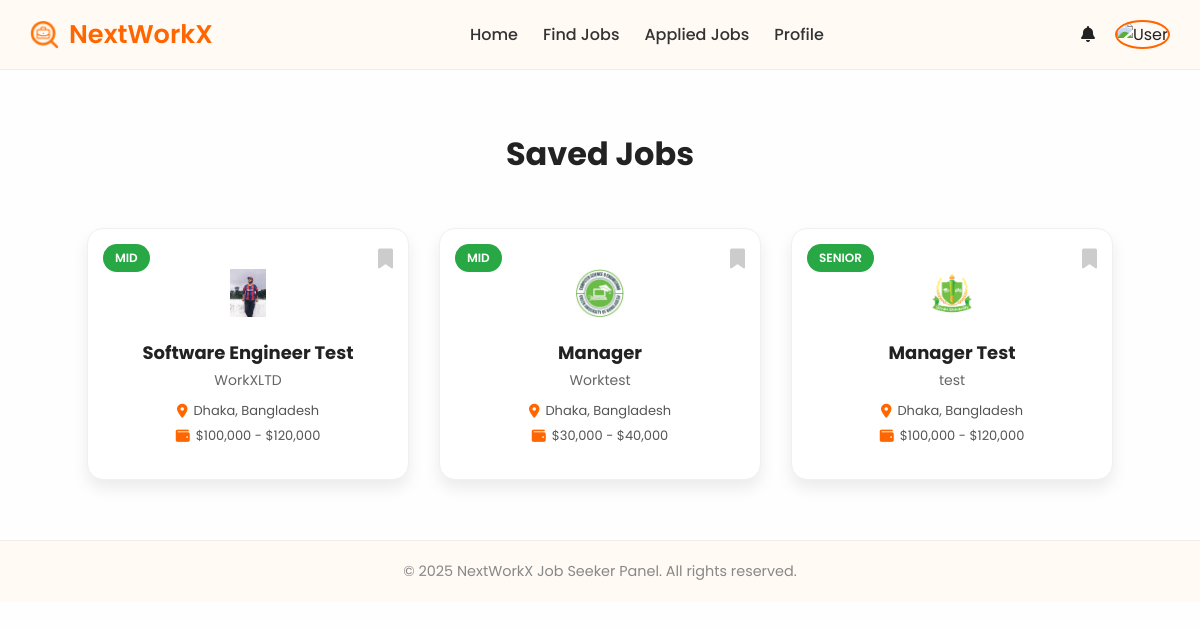
/user/bookmarks_job.php (signed in), run on the app's committed database.
### tables this page shows
CREATE TABLE `jobs` (
  `job_id` int(11) NOT NULL,
  `recruiter_id` int(11) NOT NULL,
  `job_title` varchar(255) DEFAULT NULL,
  `tags` varchar(255) DEFAULT NULL,
  `job_role` varchar(100) DEFAULT NULL,
  `min_salary` int(11) DEFAULT NULL,
  `max_salary` int(11) DEFAULT NULL,
  `currency` varchar(10) DEFAULT 'BDT',
  `vacancies` int(11) DEFAULT 1,
  `job_level` enum('Intern','Entry','Mid','Senior','Lead') DEFAULT 'Entry',
  `country` varchar(100) DEFAULT NULL,
  `city` varchar(100) DEFAULT NULL,
  `job_description` text DEFAULT NULL,
  `skills` text DEFAULT NULL,
  `posted_on` timestamp NOT NULL DEFAULT current_timestamp(),
  `start_date` date DEFAULT NULL,
  `expire_date` date DEFAULT NULL,
  `job_type` enum('Full Time','Part Time','Remote','Freelance','Seasonal','Fixed-Price') DEFAULT NULL,
  `category` varchar(100) DEFAULT NULL
);

CREATE TABLE `company_profiles` (
  `id` int(11) NOT NULL,
  `recruiter_id` int(11) NOT NULL,
  `logo` varchar(255) DEFAULT NULL,
  `banner` varchar(255) DEFAULT NULL,
  `company_name` varchar(255) DEFAULT NULL,
  `about_us` text DEFAULT NULL,
  `org_type` varchar(100) DEFAULT NULL,
  `industry_type` varchar(100) DEFAULT NULL,
  `team_size` varchar(50) DEFAULT NULL,
  `est_year` year(4) DEFAULT NULL,
  `website` varchar(255) DEFAULT NULL,
  `company_vision` text DEFAULT NULL,
  `facebook` varchar(255) DEFAULT NULL,
  `twitter` varchar(255) DEFAULT NULL,
  `instagram` varchar(255) DEFAULT NULL,
  `youtube` varchar(255) DEFAULT NULL,
  `map_location` text DEFAULT NULL,
  `phone` varchar(20) DEFAULT NULL,
  `email` varchar(100) DEFAULT NULL,
  `completion_percentage` int(11) DEFAULT 0,
  `created_at` timestamp NOT NULL DEFAULT current_timestamp(),
  `updated_at` timestamp NOT NULL DEFAULT current_timestamp() ON UPDATE current_timestamp(),
  `progress` int(11) DEFAULT 0
);

### user/bookmarks_job.php (the view, shortened to what this page needs)
<?php
include('../includes/db.php');
include('../includes/header_jobseeker.php');
$job_seeker_id = $_SESSION['user_id'];
$stmt = $conn->prepare("
    SELECT jobs.*, cp.logo, cp.company_name
    FROM saved_jobs
    JOIN jobs ON saved_jobs.job_id = jobs.job_id
    LEFT JOIN company_profiles cp ON jobs.recruiter_id = cp.recruiter_id
    WHERE saved_jobs.job_seeker_id = ?
    ORDER BY saved_jobs.saved_at DESC
");
$stmt->execute([$job_seeker_id]);
$savedJobs = $stmt->fetchAll(PDO::FETCH_ASSOC);
?>
<link rel="stylesheet" href="../assets/css/saved_jobs.css">
<div class="saved-jobs-container">
    <h1 class="page-title">Saved Jobs</h1>
    <div class="jobs-grid">
        <?php if (count($savedJobs) > 0): ?>
            <?php foreach ($savedJobs as $job): ?>
                <div class="job-card">
                    <div class="job-type-badge"><?= htmlspecialchars($job['job_level']) ?></div>
                    <div class="company-logo">
                        <img src="<?= !empty($job['logo']) ? '../uploads/company/' . htmlspecialchars($job['logo']) : '../uploads/company/default_logo.png' ?>" alt="Company Logo">
                    </div>
                    <h2 class="job-title"><?= htmlspecialchars($job['job_title']) ?></h2>
                    <div class="company-name"><?= htmlspecialchars($job['company_name']) ?: 'Company Name' ?></div>
                    <div class="location-salary">
                        <span><i class="fas fa-map-marker-alt"></i> <?= htmlspecialchars($job['city']) ?>, <?= htmlspecialchars($job['country']) ?></span>
                        <span><i class="fas fa-wallet"></i> $<?= number_format($job['min_salary']) ?> - $<?= number_format($job['max_salary']) ?></span>
                    </div>
                    <div class="bookmark-icon">
                        <i class="fas fa-bookmark"></i>
                    </div>
                </div>
            <?php endforeach; ?>
        <?php else: ?>
            <p>No saved jobs yet.</p>
        <?php endif; ?>
    </div>
</div>
<?php include('../includes/footer_jobseeker.php'); ?>

### assets/css/jobseeker_style.css (style rules this page uses)
* * { margin: 0; padding: 0; font-family: 'Poppins', sans-serif; }
body { font-family: 'Poppins', sans-serif; margin: 0; background: #fefefe; color: #222; }

### assets/css/saved_jobs.css (style rules this page uses)
.saved-jobs-container { max-width: 1200px; margin: 60px auto; padding: 0 20px; font-family: 'Poppins', sans-serif; }
.page-title { font-size: 32px; font-weight: 700; text-align: center; margin-bottom: 50px; }
.jobs-grid { display: flex; flex-wrap: wrap; gap: 30px; justify-content: center; }
.job-card { background: #ffffff; border-radius: 16px; padding: 25px 20px; width: 280px; height: 200px; box-shadow: 0px 8px 16px rgba(17, 17, 17, 0.08); border: 1px solid #f0f0f0; transition: 0.3s ease; position: relative; display: flex; flex-direction: column; align-items: center; justify-content: flex-start; }
.job-type-badge { position: absolute; top: 15px; left: 15px; background: #28a745; color: #ffffff; padding: 5px 12px; font-size: 12px; font-weight: 600; text-transform: uppercase; border-radius: 9999px; }
.company-logo { margin-top: 15px; margin-bottom: 15px; }
.company-logo img { width: 48px; height: 48px; object-fit: contain; }
.job-title { font-size: 18px; font-weight: 700; color: #222222; text-align: center; margin-bottom: 4px; }
.company-name { font-size: 14px; color: #666666; text-align: center; margin-bottom: 10px; }
.location-salary { display: flex; flex-direction: column; align-items: center; gap: 5px; font-size: 13px; color: #555555; }
.location-salary span { display: flex; align-items: center; gap: 6px; }
.location-salary i { color: #ff6600; font-size: 14px; }
.bookmark-icon { position: absolute; top: 15px; right: 15px; font-size: 20px; color: #ccc; }
.bookmark-icon i { transition: 0.3s ease; }

### data on the page
jobs: job_level "MID", company_profiles.logo (picture), job_title "Software Engineer Test", company_profiles.company_name "WorkXLTD", city "Dhaka", country "Bangladesh", min_salary "100,000", max_salary "120,000"
jobs: job_level "MID", company_profiles.logo (picture), job_title "Manager", company_profiles.company_name "Worktest", city "Dhaka", country "Bangladesh", min_salary "30,000", max_salary "40,000"
jobs: job_level "SENIOR", company_profiles.logo (picture), job_title "Manager Test", company_profiles.company_name "test", city "Dhaka", country "Bangladesh", min_salary "100,000", max_salary "120,000"
